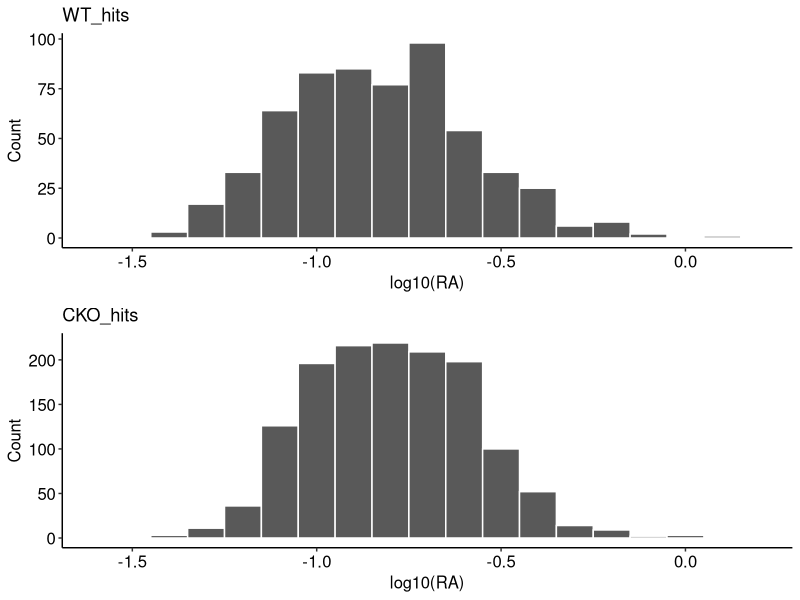
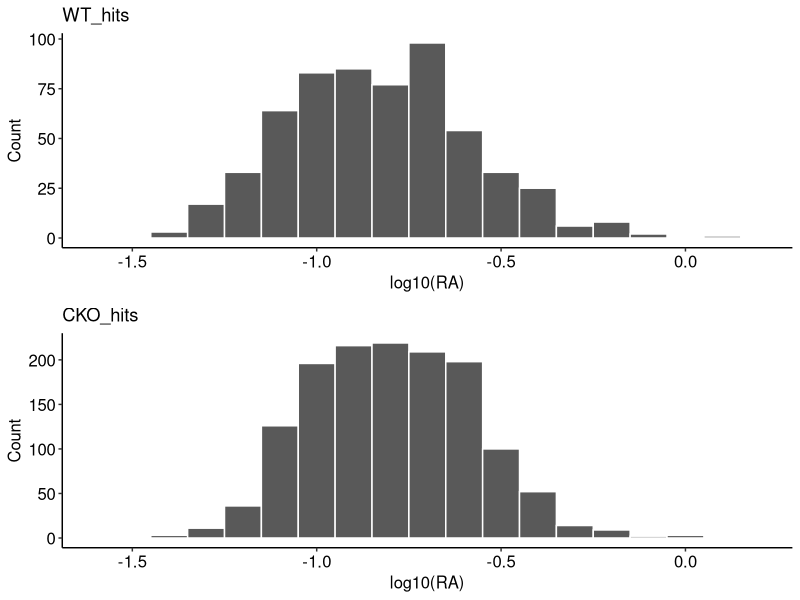
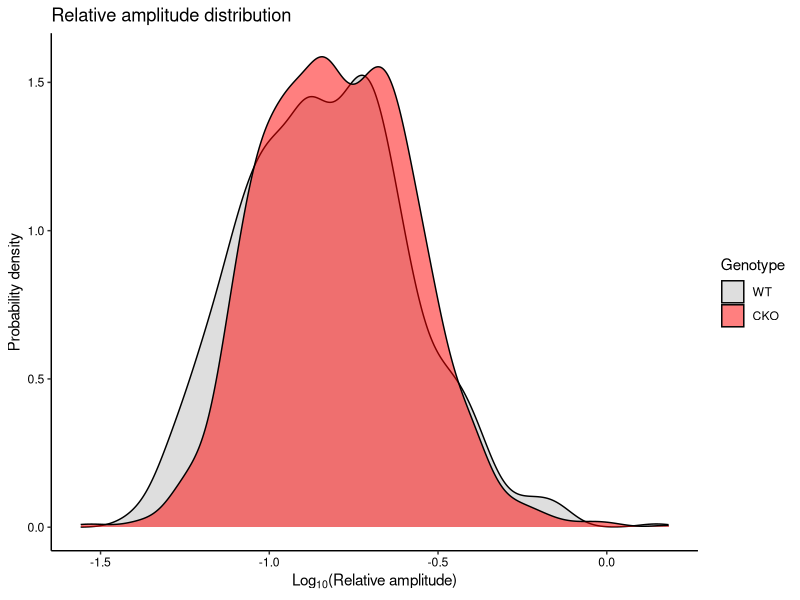

Write the R code that produced these figures, in order.
## ---- chunk 1
#######################################################################################################################################
# Independent analysis Notebook 8 - DESCRIPTION
#
# Here, we compare relative amplitudes of various subsets of proteins.
# At the end, we also extract and export proteins that are rhythmic in both genotypes.
# For these, we also calculate the fold-change in relative amplitudes and export this information for plotting elsewhere. 
#
# INPUTS = all proteins detected as rhythmic by RAIN (.csv)
# OUTPUTS = histograms and density plots comparing relative amplitudes (.pdf), list of fold-changes in relative amplitudes between genotypes (.csv).
# 
#######################################################################################################################################
## ---- chunk 2
# Setup
# Clear your workspace
rm(list=ls())

# Load useful packages

if (!require("tidyverse")) {
  install.packages("tidyverse", dependencies = TRUE)
  library(tidyverse)
}

if (!require("gridExtra")) {
  install.packages("gridExtra", dependencies = TRUE)
  library(gridExtra)
}

if (!require("Matching")) {
  install.packages("Matching", dependencies = TRUE)
  library(Matching)
}

library(reshape2)

# Make a list of all the .csv files in your working directory just so you can see what's going on
X = list.files(".",".csv")

# read the raw data files

WT_hits <- read.csv("WT_all_hits.csv", stringsAsFactors = FALSE)
WT_hits <- WT_hits[, 1:8]

CKO_hits <- read.csv("CKO_all_hits.csv", stringsAsFactors = FALSE)
CKO_hits <- CKO_hits[, 1:8]

## ---- chunk 3
# Log10 transform of relative amplitudes - therefore you can use t tests on these

WT_hits$Log10RA <- log10(WT_hits$WT_Relative_amplitudes)
CKO_hits$Log10RA <- log10(CKO_hits$CKO_Relative_amplitudes)

t.test(WT_hits$Log10RA, CKO_hits$Log10RA) # t test with Welch correction

ks.test(WT_hits$WT_Relative_amplitudes, CKO_hits$CKO_Relative_amplitudes) # Non-parametric test with raw data to check

# Print the medians to have a look
median(WT_hits$WT_Relative_amplitudes)
median(CKO_hits$CKO_Relative_amplitudes)

## ---- chunk 4
# Plot histograms

colnames(WT_hits)[5] = c("RA")
colnames(CKO_hits)[5] = c("RA")


axis_text_size = 12
axis_label_size = 12

histogram <- function(data) {
  ggplot(data, aes(x = log10(RA))) + 
  geom_histogram(binwidth = 0.1, col = "white") +
  xlim(-1.6, 0.2) +
  theme( # make it look nice
  panel.border = element_blank(),  
  panel.grid.major = element_blank(),
  panel.grid.minor = element_blank(),
  panel.background = element_blank(),
  axis.line = element_line(colour = "black"),
  axis.text=element_text(colour="black", size = axis_text_size),
  axis.title = element_text(colour = "black", size = axis_label_size)) +
  labs(title = deparse(substitute(data))) +
  ylab("Count")
}


p1 <- histogram(WT_hits)
p2 <- histogram(CKO_hits)

ggsave(plot = grid.arrange(p1, p2, nrow = 2),
       "RA histograms.pdf",
       width = 5, height = 8)

grid.arrange(p1, p2, nrow = 2)

## ---- chunk 5
# Use density plots to visualise WT + CKO together (for sanity - these are not good for presentation because the distributions are so close together)

desnsity_plots <- cbind(WT_hits$Log10RA, CKO_hits$Log10RA)
colnames(desnsity_plots) <- c("WT", "CKO")
desnsity_plots <- melt(desnsity_plots)
desnsity_plots <- desnsity_plots[, -1]
colnames(desnsity_plots) <- c("Genotype", "Log10RA")

WT_plot <- ggplot(desnsity_plots, aes(x = Log10RA, fill = Genotype)) + 
  geom_density(alpha = 0.5) + 
  scale_fill_manual(values= c("grey", "red")) +
  labs(title = "Relative amplitude distribution", x = expression("Log"[10]*"(Relative amplitude)"), y = "Probability density") +
  theme(
  # Remove panel border
  panel.border = element_blank(),  
  # Remove panel grid lines
  panel.grid.major = element_blank(),
  panel.grid.minor = element_blank(),
  # Remove panel background
  panel.background = element_blank(),
  # Add axis line
  axis.line = element_line(colour = "black"),
  axis.text=element_text(colour="black")
  )

WT_plot

ggsave(WT_plot, file="Density plots relative amplitude.pdf", width=4, height=3)
## ---- chunk 6
# How many CKO rhythmic proteins are rhythmic in WT but below the 10% RA threshold?

common_genes <- intersect(CKO_hits$Gene_names, WT_hits$Gene_names)

common_list <- cbind(common_genes)
common_list <- as.data.frame(common_list)

common_list <- as.data.frame(common_list[!is.na(common_list)])
colnames(common_list) <- c("common_genes")

# Select pVal + relative amplitude for the intersecting proteins

for (i in 1:nrow(common_list)) {
  common_list$WT_pVal[i] <- WT_hits[which(WT_hits$Gene_names %in% common_list$common_genes[i]), 4]
  common_list$CKO_pVal[i] <- CKO_hits[which(CKO_hits$Gene_names %in% common_list$common_genes[i]), 4]
  common_list$WT_RA[i] <- WT_hits[which(WT_hits$Gene_names %in% common_list$common_genes[i]), 5]
  common_list$CKO_RA[i] <- CKO_hits[which(CKO_hits$Gene_names %in% common_list$common_genes[i]), 5]
}

colnames(common_list) <- c("Gene name", "WT pVal", "CKO pVal", "WT Relative Amplitude", "CKO Relative Amplitude")

c <- common_list

c$`Protein name` <- WT_hits[which(WT_hits$Gene_names %in% c$`Gene name`) ,2]
c$uniprot <- WT_hits[which(WT_hits$Gene_names %in% c$`Gene name`) ,1]
c$amplification <- c$`CKO Relative Amplitude` / c$`WT Relative Amplitude`
c$logamp <- log10(c$amplification)
write.csv(c, "CKO_all_amplified_proteins.csv", row.names = F)
